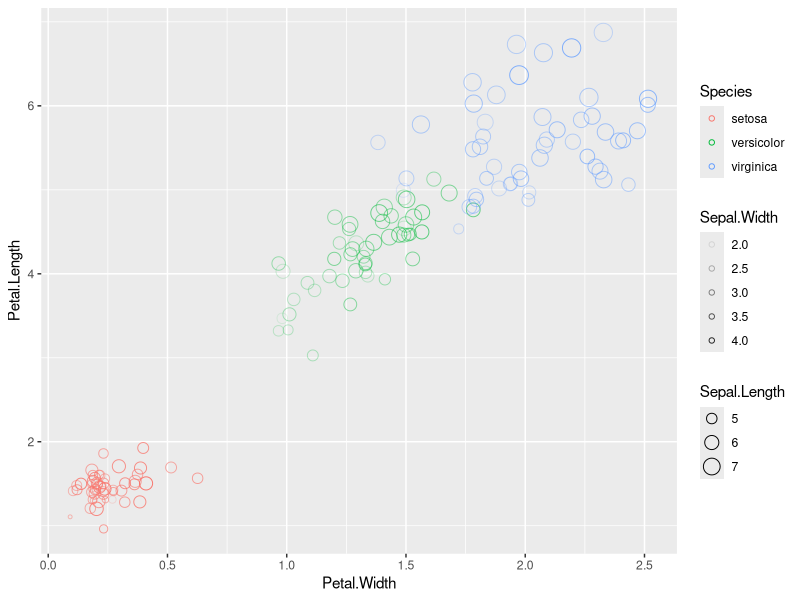

The R script that drew this image:
## ---- chunk 1
knitr::opts_chunk$set(echo = FALSE)
## ---- chunk 2
head(iris)
## ---- chunk 3
library(ggplot2)
ggplot(iris, aes(x = Petal.Width, y = Petal.Length, size = Sepal.Length, col = Species, alpha = Sepal.Width)) +
    geom_jitter(shape = 1)
